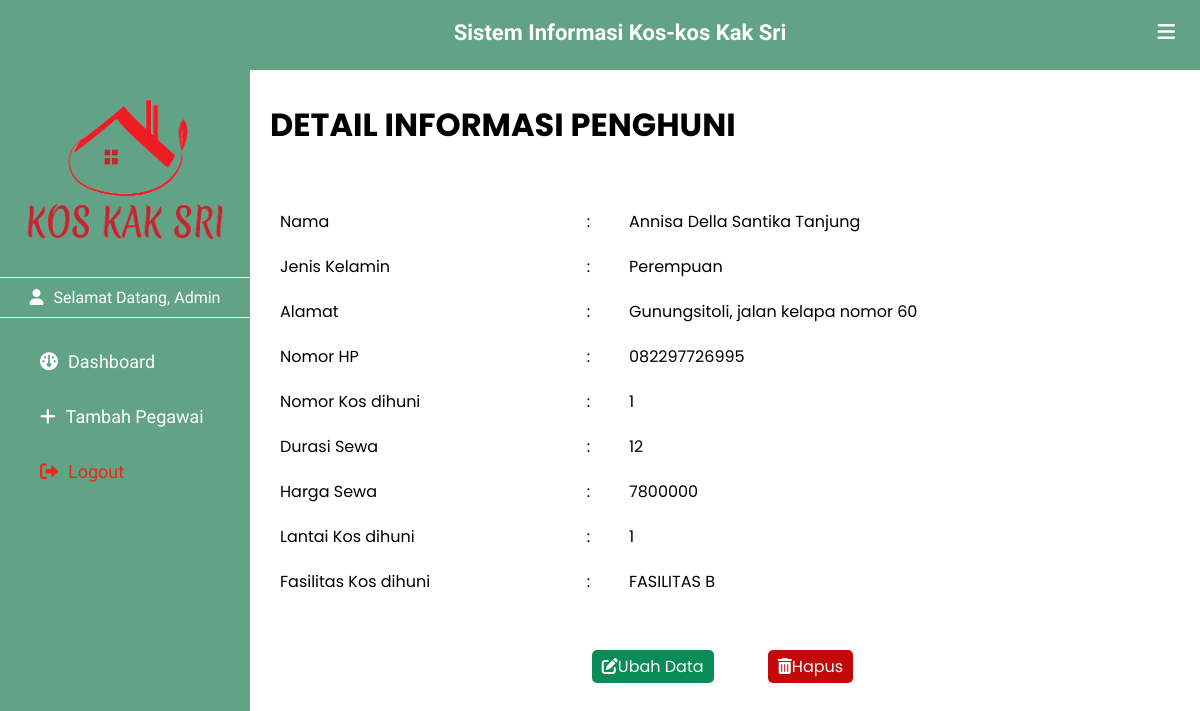
The app's page /detail_penghuni.php?id_penghuni=1 (signed in) with its own data.
### tables this page shows
CREATE TABLE `penghuni` (
  `id_penghuni` int(11) NOT NULL,
  `nama_penghuni` varchar(50) NOT NULL,
  `alamat_penghuni` text NOT NULL,
  `jenis_kelamin` varchar(20) NOT NULL,
  `no_hp` varchar(14) NOT NULL,
  `no_kos` int(11) NOT NULL,
  `durasi_sewa` int(11) NOT NULL
);

CREATE TABLE `info_kos` (
  `no_kos` int(11) NOT NULL,
  `lantai` int(11) NOT NULL,
  `fasilitas` varchar(100) NOT NULL
);

CREATE TABLE `info_fasilitas` (
  `fasilitas` varchar(20) NOT NULL,
  `detail_fasilitas` varchar(100) NOT NULL,
  `harga` int(11) NOT NULL
);

### connection.php (called while the page is built, shortened)
<?php
$server = "localhost";
$user = "root";
$pass = "";
$db_name = "db_final";
$conn = mysqli_connect($server, $user, $pass, $db_name);
function query($query) {
    global $conn;
    $result = mysqli_query($conn, $query);
    $rows = [];
    while($row = mysqli_fetch_assoc($result)){
        $rows[] = $row;
    }
    return $rows;
}
?>

### detail_penghuni.php (the view, shortened to what this page needs)
<?php
include 'connection.php';
$id = $_GET["id_penghuni"];
$pg = query("SELECT * FROM penghuni, info_kos, info_fasilitas WHERE id_penghuni = $id AND penghuni.no_kos = info_kos.no_kos AND info_kos.fasilitas = info_fasilitas.fasilitas")[0];
?>
<!DOCTYPE html>
<html lang="en">
<head>
    <link rel="stylesheet" href="https://cdnjs.cloudflare.com/ajax/libs/simple-icons/6.15.0/simpleicons.svg">
    <link href='https://unpkg.com/boxicons@2.1.2/css/boxicons.min.css' rel='stylesheet'>
    <link rel="stylesheet" href="https://cdnjs.cloudflare.com/ajax/libs/font-awesome/6.0.0/css/all.min.css">
    <link rel="stylesheet" href="myProjects/webProject/icofont/css/icofont.min.css">
    <link rel="stylesheet" href="css/style_detail.css">
</head>
<body>
    <header>
       <div class="left_area">
            <h3>Sistem Informasi Kos-kos Kak Sri</h3>
       </div>
       <div class="right_area">
            <i class="fa-solid fa-bars" id="btn"></i>
       </div>
    </header>
    <div class="sidebar">
        <div class="logo_profile">
            <img src="asset/kosmerah.png " class="logo" alt="" width="200px" >
        </div>
        <div class="menu">
            <p id="admin"><i class="fa-solid fa-user"></i><span>Selamat Datang, Admin</span></p>
            <a href="index.php"><i class="fa-solid fa-gauge"></i><span>Dashboard</span></a>
            <a href="tambah_data.php"><i class="fa-solid fa-plus"></i><span>Tambah Pegawai</span></a>
            <a href="controller/logout.php" id="logout"><i class="fa-solid fa-right-from-bracket"></i><span>Logout</span></a>
        </div>
    </div>
    <div class="content">
        <h1>DETAIL INFORMASI PENGHUNI</h1>
      <table border="0" border-collapse="collapse" width="100%" id="detailTable">
       <tr>
        <td>Nama</td>
        <td>:</td>
        <td><?php echo $pg["nama_penghuni"] ?></td>
       </tr>
        <td>Jenis Kelamin</td>
        <td>:</td>
        <td><?php echo $pg["jenis_kelamin"] ?></td>
       <tr>
        <td>Alamat</td>
        <td>:</td>
        <td><?php echo $pg["alamat_penghuni"] ?></td>
       </tr>
       <tr>
        <td>Nomor HP</td>
        <td>:</td>
        <td><?php echo $pg["no_hp"] ?></td>
       </tr>
       <tr>
        <td>Nomor Kos dihuni</td>
        <td>:</td>
        <td><?php echo $pg["no_kos"] ?></td>
       </tr>
       <tr>
        <td>Durasi Sewa</td>
        <td>:</td>
        <td><?php echo $pg["durasi_sewa"] ?></td>
       </tr>
        <td>Harga Sewa</td>
        <td>:</td>
        <td><?php echo $pg["harga"]*$pg["durasi_sewa"] ?></td>
       <tr>
       <tr>
        <td>Lantai Kos dihuni</td>
        <td>:</td>
        <td><?php echo $pg["lantai"] ?></td>
       </tr>
       <tr>
        <td>Fasilitas Kos dihuni</td>
        <td>:</td>
        <td><?php echo $pg["fasilitas"] ?></td>
       </tr>
      </table>
      <div class="tombol">
        <a href="ubah_penghuni.php?id_penghuni=<?php echo $pg["id_penghuni"]; ?>" id="tbl-ubah"><i class="fa-solid fa-pen-to-square"></i>Ubah Data</a>
        <a href="controller/hapus_detail.php?id_penghuni=<?php echo $pg["id_penghuni"]; ?>" id="tbl-hapus"><i class="fa-solid fa-trash-can"></i>Hapus</a>
      </div>
    </div>
</body>
</html>

### css/css/style_detail.css (style rules this page uses)
body { margin: 0; padding: 0; font-family: "Poppins", sans-serif; overflow-x: hidden; }
header { position: fixed; background: #62A388; padding: 20px; width: 100%; height: 30px; }
.left_area h3 { color: #fff; margin: 0; font-size: 22px; font-weight: 900; text-align: center; font-family: "Philosopher", sans-serif; }
#btn { padding: 5px; float: right; color: #fff; margin-top: -28px; font-size: 20px; margin-right: 40px; }
#admin { padding-top: 10px; padding-bottom: 10px; color: #fff; border-top: 1px solid #fefe; border-bottom: 1px solid #fefe; text-align: center; }
.sidebar { background: #62A388; padding-top: 30px; position: fixed; left: 0; width: 250px; height: 100%; margin-top: 70px; transition: all 0.5s ease; font-family: "El Messiri", sans-serif; overflow-y: auto; }
.logo_profile { display: flex; flex-direction: column; justify-content: center; align-items: center; }
.sidebar .logo { margin-bottom: 10px; transition: all 0.5s ease; }
.sidebar a { color: #fff; display: block; width: 100%; line-height: 55px; text-decoration: none; padding-left: 40px; box-sizing: border-box; font-size: 18px; font-family: "Poppins", sans-serif; }
.sidebar a span { font-family: "El Messiri", sans-serif; }
.sidebar i { padding-right: 10px; }
.sidebar #logout { color: rgb(233, 41, 20); }
.content { padding-top: 80px; padding-left: 270px; margin-right: 25px; transition: all 0.5s ease; text-align: justify; }
.content table#detailTable { margin-top: 50px; border-collapse: collapse; border: none; margin-bottom: 50px; }
.content table#detailTable tr td { padding: 10px; }
.content .tombol { text-align: center; }
.content .tombol #tbl-ubah { background-color: #098c55; padding: 4px 10px; border-radius: 5px; color: #fff; padding: 5px 10px; text-decoration: none; }
.content #tbl-hapus { background-color: #c30909; padding: 4px 10px; border-radius: 5px; color: #fff; padding: 5px 10px; margin-left: 50px; text-decoration: none; }

### records on screen
penghuni: nama_penghuni "Annisa Della Santika Tanjung", jenis_kelamin "Perempuan", alamat_penghuni "Gunungsitoli, jalan kelapa nomor 60", no_hp "082297726995", no_kos.no_kos "1", durasi_sewa "12", $pg['harga']*$pg['durasi_sewa'] "7800000", no_kos.lantai "1", info_fasilitas.fasilitas "FASILITAS B"
